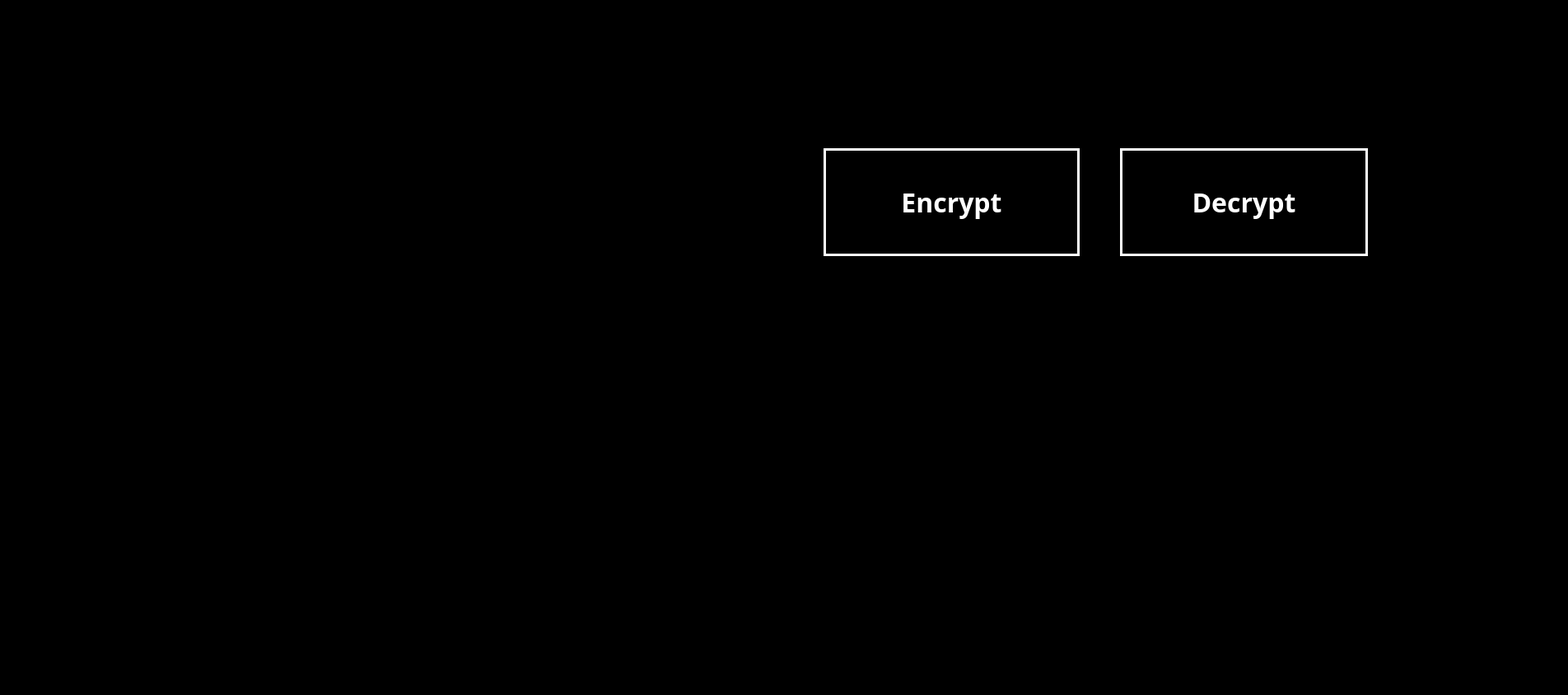
<?xml version="1.0" encoding="UTF-8"?>
<ui version="4.0">
 <class>MainWindow</class>
 <widget class="QMainWindow" name="MainWindow">
  <property name="geometry">
   <rect>
    <x>0</x>
    <y>0</y>
    <width>1904</width>
    <height>844</height>
   </rect>
  </property>
  <property name="font">
   <font>
    <family>Arial Black</family>
    <pointsize>14</pointsize>
    <weight>75</weight>
    <bold>true</bold>
   </font>
  </property>
  <property name="windowTitle">
   <string>MainWindow</string>
  </property>
  <property name="styleSheet">
   <string notr="true">background-color:black;</string>
  </property>
  <property name="animated">
   <bool>true</bool>
  </property>
  <widget class="QWidget" name="centralwidget">
   <widget class="QPushButton" name="encrypt">
    <property name="geometry">
     <rect>
      <x>1000</x>
      <y>180</y>
      <width>311</width>
      <height>131</height>
     </rect>
    </property>
    <property name="font">
     <font>
      <family>Arial Black</family>
      <pointsize>24</pointsize>
      <weight>75</weight>
      <bold>true</bold>
     </font>
    </property>
    <property name="styleSheet">
     <string notr="true">background-color:black;
border:3px solid white;
color:white;
</string>
    </property>
    <property name="text">
     <string>Encrypt</string>
    </property>
   </widget>
   <widget class="QPushButton" name="decrypt">
    <property name="geometry">
     <rect>
      <x>1360</x>
      <y>180</y>
      <width>301</width>
      <height>131</height>
     </rect>
    </property>
    <property name="font">
     <font>
      <family>Arial Black</family>
      <pointsize>24</pointsize>
      <weight>75</weight>
      <bold>true</bold>
     </font>
    </property>
    <property name="styleSheet">
     <string notr="true">background-color:black;
border:3px solid white;
color:white;
</string>
    </property>
    <property name="text">
     <string>Decrypt</string>
    </property>
   </widget>
   <widget class="QLabel" name="gif">
    <property name="geometry">
     <rect>
      <x>1060</x>
      <y>470</y>
      <width>521</width>
      <height>211</height>
     </rect>
    </property>
    <property name="text">
     <string/>
    </property>
   </widget>
   <widget class="QLabel" name="tick">
    <property name="geometry">
     <rect>
      <x>970</x>
      <y>370</y>
      <width>691</width>
      <height>261</height>
     </rect>
    </property>
    <property name="text">
     <string/>
    </property>
   </widget>
  </widget>
  <widget class="QMenuBar" name="menubar">
   <property name="geometry">
    <rect>
     <x>0</x>
     <y>0</y>
     <width>1904</width>
     <height>21</height>
    </rect>
   </property>
  </widget>
  <widget class="QStatusBar" name="statusbar"/>
 </widget>
 <resources/>
 <connections/>
</ui>
